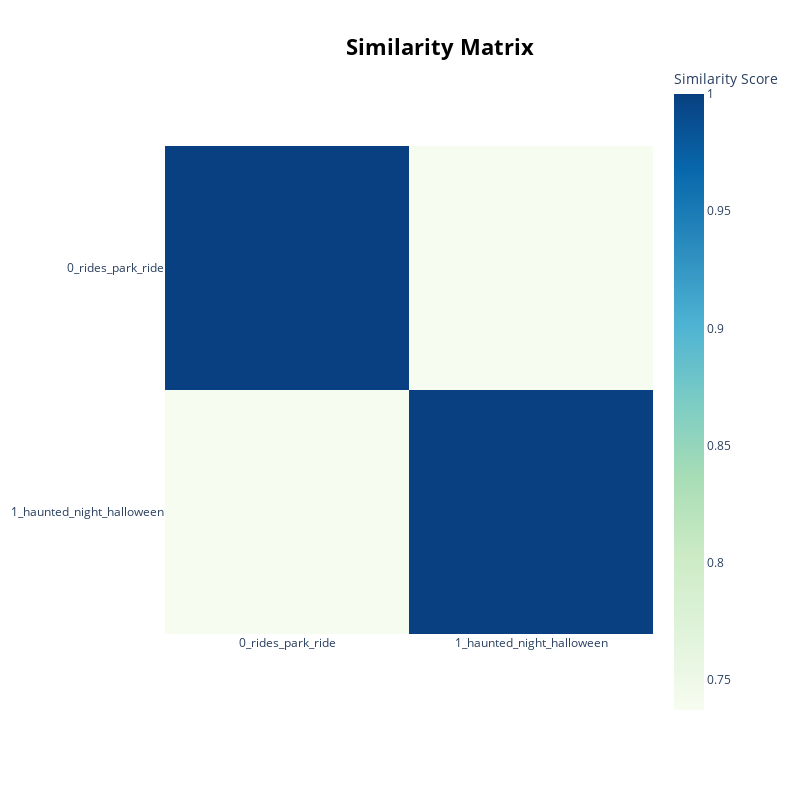

Notebook cell for this chart:
### Code cell
# visualize topic similarity
model.visualize_heatmap()

### Figure 1 — Plotly figure (JSON) as saved in the notebook; plotly's stock layout.template omitted (floating-point values rounded to 4 significant figures)
{"data": [{"coloraxis": "coloraxis", "hovertemplate": "x: %{x}<br>y: %{y}<br>Similarity Score: %{z}<extra></extra>", "name": "0", "type": "heatmap", "x": ["0_rides_park_ride", "1_haunted_night_halloween"], "xaxis": "x", "y": ["0_rides_park_ride", "1_haunted_night_halloween"], "yaxis": "y", "z": [[1.0, 0.7372], [0.7372, 1.0]]}], "layout": {"coloraxis": {"colorbar": {"title": {"text": "Similarity Score"}}, "colorscale": [[0, "rgb(247,252,240)"], [0.125, "rgb(224,243,219)"], [0.25, "rgb(204,235,197)"], [0.375, "rgb(168,221,181)"], [0.5, "rgb(123,204,196)"], [0.625, "rgb(78,179,211)"], [0.75, "rgb(43,140,190)"], [0.875, "rgb(8,104,172)"], [1, "rgb(8,64,129)"]]}, "height": 800, "hoverlabel": {"bgcolor": "white", "font": {"family": "Rockwell", "size": 16}}, "legend": {"title": {"text": "Trend"}}, "margin": {"t": 60}, "showlegend": true, "title": {"font": {"color": "Black", "size": 22}, "text": "<b>Similarity Matrix</b>", "x": 0.55, "xanchor": "center", "y": 0.95, "yanchor": "top"}, "width": 800, "xaxis": {"anchor": "y", "constrain": "domain", "domain": [0, 1], "scaleanchor": "y"}, "yaxis": {"anchor": "x", "autorange": "reversed", "constrain": "domain", "domain": [0, 1]}}}
